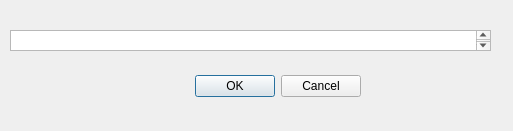
<?xml version="1.0" encoding="UTF-8"?>
<ui version="4.0">
 <class>ChooseUrlUi</class>
 <widget class="QDialog" name="ChooseUrlUi">
  <property name="geometry">
   <rect>
    <x>0</x>
    <y>0</y>
    <width>513</width>
    <height>131</height>
   </rect>
  </property>
  <property name="windowTitle">
   <string>Dialog</string>
  </property>
  <widget class="QWidget" name="layoutWidget">
   <property name="geometry">
    <rect>
     <x>10</x>
     <y>70</y>
     <width>351</width>
     <height>33</height>
    </rect>
   </property>
   <layout class="QHBoxLayout">
    <property name="spacing">
     <number>6</number>
    </property>
    <property name="leftMargin">
     <number>0</number>
    </property>
    <property name="topMargin">
     <number>0</number>
    </property>
    <property name="rightMargin">
     <number>0</number>
    </property>
    <property name="bottomMargin">
     <number>0</number>
    </property>
    <item>
     <spacer>
      <property name="orientation">
       <enum>Qt::Horizontal</enum>
      </property>
      <property name="sizeHint" stdset="0">
       <size>
        <width>131</width>
        <height>31</height>
       </size>
      </property>
     </spacer>
    </item>
    <item>
     <widget class="QPushButton" name="okButton">
      <property name="text">
       <string>OK</string>
      </property>
     </widget>
    </item>
    <item>
     <widget class="QPushButton" name="cancelButton">
      <property name="text">
       <string>Cancel</string>
      </property>
     </widget>
    </item>
   </layout>
  </widget>
  <widget class="QTextBrowser" name="textBrowser">
   <property name="geometry">
    <rect>
     <x>10</x>
     <y>30</y>
     <width>481</width>
     <height>21</height>
    </rect>
   </property>
  </widget>
 </widget>
 <resources/>
 <connections>
  <connection>
   <sender>okButton</sender>
   <signal>clicked()</signal>
   <receiver>ChooseUrlUi</receiver>
   <slot>accept()</slot>
   <hints>
    <hint type="sourcelabel">
     <x>278</x>
     <y>253</y>
    </hint>
    <hint type="destinationlabel">
     <x>96</x>
     <y>254</y>
    </hint>
   </hints>
  </connection>
  <connection>
   <sender>cancelButton</sender>
   <signal>clicked()</signal>
   <receiver>ChooseUrlUi</receiver>
   <slot>reject()</slot>
   <hints>
    <hint type="sourcelabel">
     <x>369</x>
     <y>253</y>
    </hint>
    <hint type="destinationlabel">
     <x>179</x>
     <y>282</y>
    </hint>
   </hints>
  </connection>
 </connections>
</ui>
